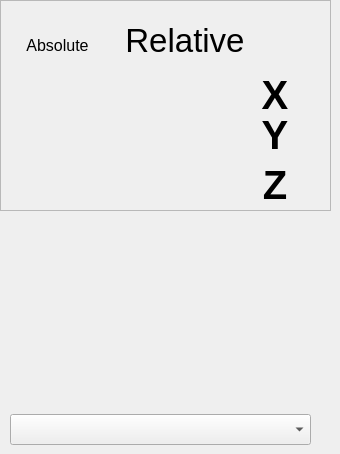
       <widget class="QWidget" name="tab_3">
        <attribute name="title">
         <string>DRO</string>
        </attribute>
        <widget class="QFrame" name="frame_12">
         <property name="geometry">
          <rect>
           <x>0</x>
           <y>0</y>
           <width>331</width>
           <height>211</height>
          </rect>
         </property>
         <property name="frameShape">
          <enum>QFrame::StyledPanel</enum>
         </property>
         <property name="frameShadow">
          <enum>QFrame::Raised</enum>
         </property>
         <widget class="DROWidget" name="drowidget_3">
          <property name="geometry">
           <rect>
            <x>110</x>
            <y>70</y>
            <width>130</width>
            <height>51</height>
           </rect>
          </property>
          <property name="font">
           <font>
            <pointsize>25</pointsize>
            <weight>75</weight>
            <bold>true</bold>
           </font>
          </property>
          <property name="alignment">
           <set>Qt::AlignCenter</set>
          </property>
          <property name="referenceType" stdset="0">
           <enum>DROWidget::Relative</enum>
          </property>
         </widget>
         <widget class="DROWidget" name="drowidget_2">
          <property name="geometry">
           <rect>
            <x>110</x>
            <y>110</y>
            <width>130</width>
            <height>55</height>
           </rect>
          </property>
          <property name="font">
           <font>
            <pointsize>25</pointsize>
            <weight>75</weight>
            <bold>true</bold>
           </font>
          </property>
          <property name="referenceType" stdset="0">
           <enum>DROWidget::Relative</enum>
          </property>
          <property name="axis" stdset="0">
           <enum>DROWidget::Y</enum>
          </property>
         </widget>
         <widget class="QLabel" name="label_7">
          <property name="geometry">
           <rect>
            <x>10</x>
            <y>30</y>
            <width>95</width>
            <height>31</height>
           </rect>
          </property>
          <property name="font">
           <font>
            <pointsize>12</pointsize>
            <weight>50</weight>
            <bold>false</bold>
           </font>
          </property>
          <property name="text">
           <string>Absolute</string>
          </property>
          <property name="textFormat">
           <enum>Qt::PlainText</enum>
          </property>
          <property name="alignment">
           <set>Qt::AlignCenter</set>
          </property>
         </widget>
         <widget class="DROWidget" name="drowidget_5">
          <property name="geometry">
           <rect>
            <x>10</x>
            <y>80</y>
            <width>95</width>
            <height>31</height>
           </rect>
          </property>
          <property name="font">
           <font>
            <pointsize>12</pointsize>
           </font>
          </property>
          <property name="axis" stdset="0">
           <enum>DROWidget::Y</enum>
          </property>
         </widget>
         <widget class="QLabel" name="label_3">
          <property name="geometry">
           <rect>
            <x>120</x>
            <y>20</y>
            <width>130</width>
            <height>41</height>
           </rect>
          </property>
          <property name="font">
           <font>
            <pointsize>25</pointsize>
            <weight>50</weight>
            <bold>false</bold>
           </font>
          </property>
          <property name="text">
           <string>Relative</string>
          </property>
          <property name="alignment">
           <set>Qt::AlignCenter</set>
          </property>
         </widget>
         <widget class="DROWidget" name="drowidget_4">
          <property name="geometry">
           <rect>
            <x>10</x>
            <y>120</y>
            <width>95</width>
            <height>31</height>
           </rect>
          </property>
          <property name="font">
           <font>
            <pointsize>12</pointsize>
            <weight>50</weight>
            <bold>false</bold>
           </font>
          </property>
         </widget>
         <widget class="QLabel" name="label_4">
          <property name="geometry">
           <rect>
            <x>250</x>
            <y>160</y>
            <width>50</width>
            <height>50</height>
           </rect>
          </property>
          <property name="font">
           <font>
            <pointsize>30</pointsize>
            <weight>75</weight>
            <bold>true</bold>
           </font>
          </property>
          <property name="text">
           <string>Z</string>
          </property>
          <property name="alignment">
           <set>Qt::AlignCenter</set>
          </property>
         </widget>
         <widget class="QLabel" name="label_2">
          <property name="geometry">
           <rect>
            <x>250</x>
            <y>70</y>
            <width>50</width>
            <height>50</height>
           </rect>
          </property>
          <property name="font">
           <font>
            <pointsize>30</pointsize>
            <weight>75</weight>
            <bold>true</bold>
           </font>
          </property>
          <property name="text">
           <string>X</string>
          </property>
          <property name="alignment">
           <set>Qt::AlignCenter</set>
          </property>
         </widget>
         <widget class="QLabel" name="label_5">
          <property name="geometry">
           <rect>
            <x>250</x>
            <y>110</y>
            <width>50</width>
            <height>50</height>
           </rect>
          </property>
          <property name="font">
           <font>
            <pointsize>30</pointsize>
            <weight>75</weight>
            <bold>true</bold>
           </font>
          </property>
          <property name="text">
           <string>Y</string>
          </property>
          <property name="alignment">
           <set>Qt::AlignCenter</set>
          </property>
         </widget>
         <widget class="DROWidget" name="drowidget_6">
          <property name="geometry">
           <rect>
            <x>110</x>
            <y>150</y>
            <width>130</width>
            <height>55</height>
           </rect>
          </property>
          <property name="font">
           <font>
            <pointsize>25</pointsize>
            <weight>75</weight>
            <bold>true</bold>
           </font>
          </property>
          <property name="referenceType" stdset="0">
           <enum>DROWidget::Relative</enum>
          </property>
          <property name="axis" stdset="0">
           <enum>DROWidget::Y</enum>
          </property>
         </widget>
         <widget class="DROWidget" name="drowidget_10">
          <property name="geometry">
           <rect>
            <x>10</x>
            <y>160</y>
            <width>95</width>
            <height>31</height>
           </rect>
          </property>
          <property name="font">
           <font>
            <pointsize>12</pointsize>
            <weight>50</weight>
            <bold>false</bold>
           </font>
          </property>
         </widget>
        </widget>
        <widget class="GcodeEditor" name="gcodeeditor">
         <property name="geometry">
          <rect>
           <x>0</x>
           <y>210</y>
           <width>331</width>
           <height>192</height>
          </rect>
         </property>
        </widget>
        <widget class="RecentFileComboBox" name="recentfilecombobox">
         <property name="geometry">
          <rect>
           <x>10</x>
           <y>414</y>
           <width>301</width>
           <height>31</height>
          </rect>
         </property>
        </widget>
       </widget>
